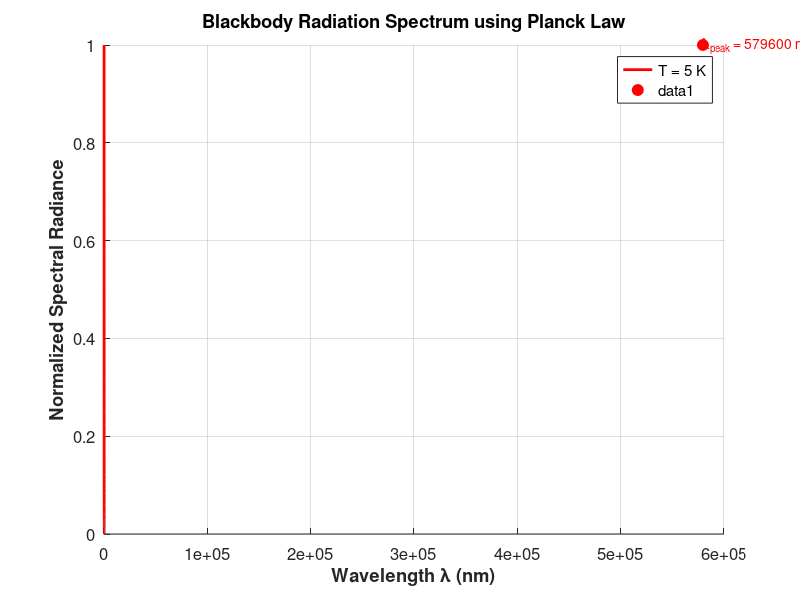

The MATLAB script that drew this image:
clc;
clear;
close all;

%% Physical Constants

h = 6.626e-34;          % Planck constant (J.s)
c = 3.0e8;              % Speed of light (m/s)
kB = 1.381e-23;         % Boltzmann constant (J/K)

%% Wavelength Range

lambda_nm = linspace(100,3000,1000);

lambda = lambda_nm * 1e-9;

%% User Input

prompt = 'Enter temperature(s) in Kelvin (e.g. [3000 4000 5000]): ';

T_input = input(prompt);

if isempty(T_input)

    T_input = [3000 4000 5000];

end

%% Plotting

figure('Color','w');

hold on;

colors = ['r','g','b','m','k'];

for i = 1:length(T_input)

    T = T_input(i);

    clr = colors(mod(i-1,length(colors))+1);

    %% Planck Distribution

    exponent = (h*c) ./ (lambda*kB*T);

    % Prevent overflow
    exponent(exponent > 700) = 700;

    % Bose-Einstein distribution term
    BE_term = 1 ./ (exp(exponent) - 1);

    %% Spectral Radiance

    B_lambda = ((2*h*c^2) ./ (lambda.^5)) .* BE_term;

    % Normalization for better visualization
    B_lambda = B_lambda ./ max(B_lambda);

    %% Plot Curve

    plot(lambda_nm, B_lambda, ...
        'Color', clr, ...
        'LineWidth', 2, ...
        'DisplayName', sprintf('T = %d K', T));

    %% Wien Peak Wavelength

    lambda_peak = 2.898e-3 / T;

    exponent_peak = (h*c) / (lambda_peak*kB*T);

    B_peak = ((2*h*c^2)/(lambda_peak^5)) ...
             /(exp(exponent_peak)-1);

    B_peak = B_peak / max(B_lambda);

    %% Mark Peak Point

    plot(lambda_peak*1e9, 1, 'o', ...
        'Color', clr, ...
        'MarkerFaceColor', clr, ...
        'MarkerSize', 8);

    %% Peak Label

    text(lambda_peak*1e9 + 20, 1, ...
        sprintf('\\lambda_{peak} = %.0f nm', lambda_peak*1e9), ...
        'Color', clr, ...
        'FontSize', 10);

end

hold off;

%% Figure Labels

xlabel('Wavelength \lambda (nm)', ...
    'FontSize', 13, ...
    'FontWeight', 'bold');

ylabel('Normalized Spectral Radiance', ...
    'FontSize', 13, ...
    'FontWeight', 'bold');

title('Blackbody Radiation Spectrum using Planck Law', ...
    'FontSize', 14, ...
    'FontWeight', 'bold');

legend('Location','northeast');

grid on;

set(gca,'FontSize',12);
